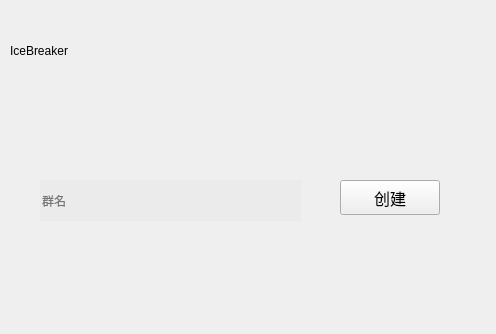
<?xml version="1.0" encoding="UTF-8"?>
<ui version="4.0">
 <class>GroupRegster</class>
 <widget class="QWidget" name="GroupRegster">
  <property name="geometry">
   <rect>
    <x>0</x>
    <y>0</y>
    <width>496</width>
    <height>334</height>
   </rect>
  </property>
  <property name="windowTitle">
   <string>GroupRegster</string>
  </property>
  <property name="styleSheet">
   <string notr="true">QLineEdit{
	border:none;
	background:rgb(235,235,235);
}</string>
  </property>
  <widget class="QLabel" name="label">
   <property name="geometry">
    <rect>
     <x>0</x>
     <y>-20</y>
     <width>501</width>
     <height>331</height>
    </rect>
   </property>
   <property name="styleSheet">
    <string notr="true">border-image: url(:/new/prefix1/blue.jpg);</string>
   </property>
   <property name="text">
    <string/>
   </property>
  </widget>
  <widget class="QLineEdit" name="lineEditGroupName">
   <property name="geometry">
    <rect>
     <x>40</x>
     <y>180</y>
     <width>261</width>
     <height>41</height>
    </rect>
   </property>
   <property name="placeholderText">
    <string>群名</string>
   </property>
  </widget>
  <widget class="QWidget" name="widget" native="true">
   <property name="geometry">
    <rect>
     <x>0</x>
     <y>0</y>
     <width>511</width>
     <height>101</height>
    </rect>
   </property>
   <property name="sizePolicy">
    <sizepolicy hsizetype="Fixed" vsizetype="Fixed">
     <horstretch>0</horstretch>
     <verstretch>0</verstretch>
    </sizepolicy>
   </property>
   <property name="styleSheet">
    <string notr="true">#widget{background-image: url(:/new/prefix1/img/title3.png);}</string>
   </property>
   <widget class="QLabel" name="label_2">
    <property name="geometry">
     <rect>
      <x>10</x>
      <y>20</y>
      <width>261</width>
      <height>61</height>
     </rect>
    </property>
    <property name="styleSheet">
     <string notr="true">font: 36pt &quot;Kunstler Script&quot;;
</string>
    </property>
    <property name="text">
     <string>IceBreaker</string>
    </property>
   </widget>
  </widget>
  <widget class="QPushButton" name="pushButtonCreateGroup">
   <property name="geometry">
    <rect>
     <x>340</x>
     <y>180</y>
     <width>100</width>
     <height>35</height>
    </rect>
   </property>
   <property name="sizePolicy">
    <sizepolicy hsizetype="Fixed" vsizetype="Fixed">
     <horstretch>0</horstretch>
     <verstretch>0</verstretch>
    </sizepolicy>
   </property>
   <property name="minimumSize">
    <size>
     <width>100</width>
     <height>35</height>
    </size>
   </property>
   <property name="maximumSize">
    <size>
     <width>90</width>
     <height>35</height>
    </size>
   </property>
   <property name="font">
    <font>
     <family>微软雅黑</family>
     <pointsize>12</pointsize>
    </font>
   </property>
   <property name="styleSheet">
    <string notr="true">background-color: rgb(46,46，46);
color: rgb(0, 0, 0);
</string>
   </property>
   <property name="text">
    <string>创建</string>
   </property>
  </widget>
 </widget>
 <resources/>
 <connections/>
</ui>
